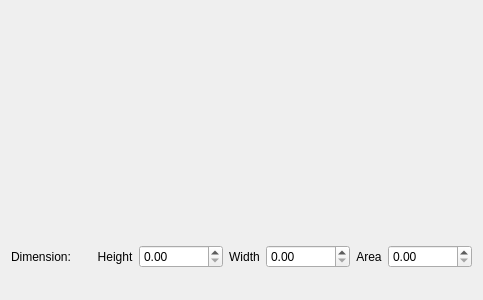
<?xml version="1.0" encoding="UTF-8"?>
<ui version="4.0">
 <class>ModificatorElementWidget</class>
 <widget class="QWidget" name="ModificatorElementWidget">
  <property name="geometry">
   <rect>
    <x>0</x>
    <y>0</y>
    <width>454</width>
    <height>300</height>
   </rect>
  </property>
  <property name="windowTitle">
   <string>Form</string>
  </property>
  <layout class="QVBoxLayout" name="verticalLayout">
   <item>
    <widget class="CTiglPointWidget" name="center" native="true"/>
   </item>
   <item>
    <widget class="CTiglPointWidget" name="origin" native="true"/>
   </item>
   <item>
    <widget class="CTiglPointWidget" name="normal" native="true"/>
   </item>
   <item>
    <widget class="QWidget" name="dimensionWidget" native="true">
     <layout class="QHBoxLayout" name="horizontalLayout">
      <property name="leftMargin">
       <number>0</number>
      </property>
      <property name="topMargin">
       <number>0</number>
      </property>
      <property name="rightMargin">
       <number>0</number>
      </property>
      <property name="bottomMargin">
       <number>0</number>
      </property>
      <item>
       <widget class="QLabel" name="dimensionLabel">
        <property name="minimumSize">
         <size>
          <width>80</width>
          <height>0</height>
         </size>
        </property>
        <property name="maximumSize">
         <size>
          <width>80</width>
          <height>16777215</height>
         </size>
        </property>
        <property name="text">
         <string>Dimension:</string>
        </property>
        <property name="alignment">
         <set>Qt::AlignLeading|Qt::AlignLeft|Qt::AlignVCenter</set>
        </property>
       </widget>
      </item>
      <item>
       <widget class="QLabel" name="label">
        <property name="text">
         <string>Height</string>
        </property>
        <property name="alignment">
         <set>Qt::AlignCenter</set>
        </property>
       </widget>
      </item>
      <item>
       <widget class="QDoubleSpinBox" name="heightSpinBox">
        <property name="maximum">
         <double>999999999999999993220948674361627976461708441944064.000000000000000</double>
        </property>
       </widget>
      </item>
      <item>
       <widget class="QLabel" name="label_2">
        <property name="text">
         <string>Width</string>
        </property>
        <property name="alignment">
         <set>Qt::AlignCenter</set>
        </property>
       </widget>
      </item>
      <item>
       <widget class="QDoubleSpinBox" name="widthSpinBox">
        <property name="maximum">
         <double>999999999999999993220948674361627976461708441944064.000000000000000</double>
        </property>
       </widget>
      </item>
      <item>
       <widget class="QLabel" name="label_3">
        <property name="text">
         <string>Area</string>
        </property>
        <property name="alignment">
         <set>Qt::AlignCenter</set>
        </property>
       </widget>
      </item>
      <item>
       <widget class="QDoubleSpinBox" name="areaSpinBox">
        <property name="maximum">
         <double>999999999999999993220948674361627976461708441944064.000000000000000</double>
        </property>
       </widget>
      </item>
     </layout>
    </widget>
   </item>
  </layout>
 </widget>
 <customwidgets>
  <customwidget>
   <class>CTiglPointWidget</class>
   <extends>QWidget</extends>
   <header>CTiglPointWidget.h</header>
   <container>1</container>
  </customwidget>
 </customwidgets>
 <resources/>
 <connections/>
</ui>
